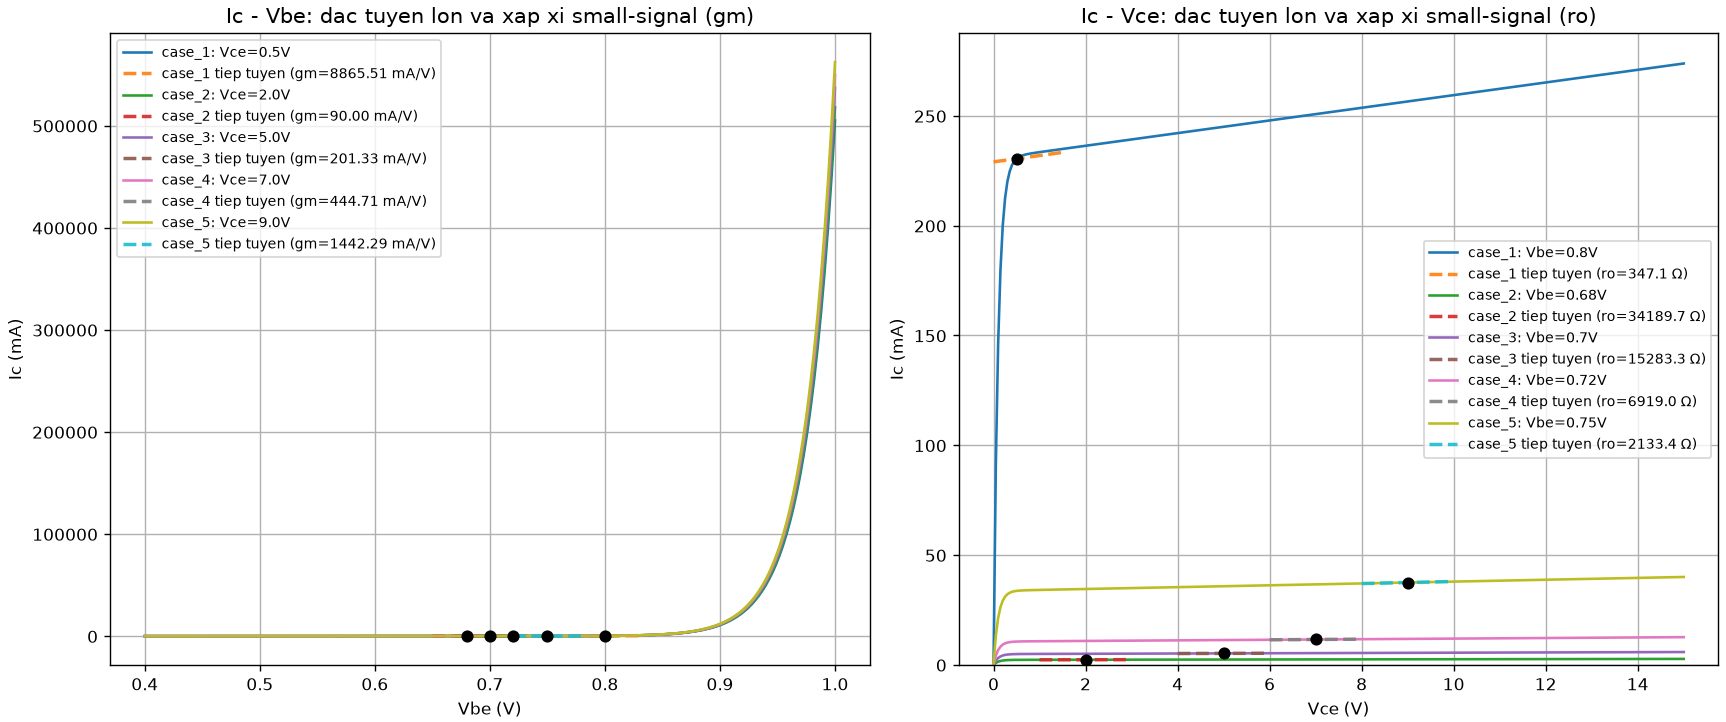

Here is the Python script that generated this plot:
import json
import os
import numpy as np
import matplotlib.pyplot as plt


def calculate_bjt_ic(v_be, v_ce, I_s=1e-14, V_T=0.026, V_A=100):
    v_be_clipped = np.clip(v_be, -np.inf, 1)
    v_ce_effect = 1 + (v_ce / V_A)


    saturation_factor = np.clip(1 - np.exp(-v_ce / 0.1), 0, 1) # nay de mo phong

    
    return I_s * (np.exp(v_be_clipped / V_T) - 1) * v_ce_effect * saturation_factor


def load_config(config_file):
    with open(config_file, 'r', encoding='utf-8') as f:
        return json.load(f).get('functions', {})


def small_signal_at_Q(v_be_q, v_ce_q, I_s, V_T, V_A):
    
    I_c_q = calculate_bjt_ic(v_be_q, v_ce_q, I_s, V_T, V_A)
    g_m = I_c_q / V_T
    g_o = I_c_q / V_A          # go = 1/ro


    return I_c_q, g_m, g_o


def compute_smallsignal_results(config_file):
    
    cfg = load_config(config_file)
    I_s, V_T, V_A = cfg.get('I_s', 1e-14), cfg.get('V_T', 0.026), cfg.get('V_A', 80)
    points = cfg.get('points', [{'name': 'Q1', 'v_be': 0.7, 'v_ce': 5}])

    results = []
    for pt in points:
        name, v_be_q, v_ce_q = pt.get('name', 'Q'), pt['v_be'], pt['v_ce']
        I_c_q, g_m, g_o = small_signal_at_Q(v_be_q, v_ce_q, I_s, V_T, V_A)
        results.append({
            'name': name, 'v_be': v_be_q, 'v_ce': v_ce_q,
            'I_c': float(I_c_q), 'g_m': float(g_m),
            'r_o': float(1 / g_o), 'g_o': float(g_o)
        })


    return results


def save_results_to_json(results, output_file):
    """Ghi ket qua small-signal (Ic, gm, ro) ra file JSON."""
    with open(output_file, 'w', encoding='utf-8') as f:
        json.dump({'results': results}, f, indent=2, ensure_ascii=False)
    print(f"Đã lưu kết quả vào file: {output_file}")


# ==========================================
# 2. PHẦN HIỂN THỊ
# ==========================================
def plot_smallsignal_tangents(config_file=None):
    config_file = config_file or os.path.join(os.path.dirname(os.path.abspath(__file__)), 'bjt.json')
    cfg = load_config(config_file)
    I_s, V_T, V_A = cfg.get('I_s', 1e-14), cfg.get('V_T', 0.026), cfg.get('V_A', 80)
    points = cfg.get('points', [{'name': 'Q1', 'v_be': 0.7, 'v_ce': 5}])

    v_be_range = np.linspace(0.4, 1, 200)
    v_ce_range = np.linspace(0, 15, 300)

    fig, (ax1, ax2) = plt.subplots(1, 2, figsize=(14, 6))

    for pt in points:
        name, v_be_q, v_ce_q = pt.get('name', 'Q'), pt['v_be'], pt['v_ce']
        I_c_q, g_m, g_o = small_signal_at_Q(v_be_q, v_ce_q, I_s, V_T, V_A)

        # --- Ic - Vbe: dac tuyen lon + tiep tuyen small-signal (slope = gm) ---
        i_c_vbe = calculate_bjt_ic(v_be_range, v_ce_q, I_s, V_T, V_A)
        ax1.plot(v_be_range, i_c_vbe * 1000, label=name + ': Vce=' + str(v_ce_q) + 'V')

        # Tiep tuyen CHI hop le trong mien tin hieu nho quanh Q (vd +-30mV)
        d_vbe = 0.03
        v_be_local = np.linspace(v_be_q - d_vbe, v_be_q + d_vbe, 20)
        tangent_vbe = (I_c_q + g_m * (v_be_local - v_be_q)) * 1000
        ax1.plot(v_be_local, tangent_vbe, '--', linewidth=2, alpha=0.9,
                  label=name + ' tiep tuyen (gm=' + f'{g_m*1e3:.2f}' + ' mA/V)')
        ax1.scatter([v_be_q], [I_c_q * 1000], color='black', zorder=5)

        # --- Ic - Vce: dac tuyen lon + tiep tuyen small-signal (slope = go = 1/ro) ---
        i_c_vce = calculate_bjt_ic(v_be_q, v_ce_range, I_s, V_T, V_A)
        ax2.plot(v_ce_range, i_c_vce * 1000, label=name + ': Vbe=' + str(v_be_q) + 'V')

        # Tiep tuyen CHI hop le trong mien tin hieu nho quanh Q (vd +-1V, ro tuyen tinh hon gm)
        d_vce = 1.0
        v_ce_local = np.linspace(max(v_ce_q - d_vce, 0), v_ce_q + d_vce, 20)
        tangent_vce = (I_c_q + g_o * (v_ce_local - v_ce_q)) * 1000
        ax2.plot(v_ce_local, tangent_vce, '--', linewidth=2, alpha=0.9,
                  label=name + ' tiep tuyen (ro=' + f'{1/g_o:.1f}' + ' Ω)')
        ax2.scatter([v_ce_q], [I_c_q * 1000], color='black', zorder=5)

    ax1.set_title('Ic - Vbe: dac tuyen lon va xap xi small-signal (gm)')
    ax1.set_xlabel('Vbe (V)'); ax1.set_ylabel('Ic (mA)')
    ax1.grid(True); ax1.legend(fontsize=8)

    ax2.set_title('Ic - Vce: dac tuyen lon va xap xi small-signal (ro)')
    ax2.set_xlabel('Vce (V)'); ax2.set_ylabel('Ic (mA)')
    ax2.set_ylim(bottom=0)
    ax2.grid(True); ax2.legend(fontsize=8)

    plt.tight_layout()
    plt.show()


# ==========================================
# 3. MAIN
# ==========================================
if __name__ == "__main__":
    script_dir = os.path.dirname(os.path.abspath(__file__))
    config_path = os.path.join(script_dir, 'bjt_input.json')
    plot_smallsignal_tangents(config_path)
    save_results_to_json(compute_smallsignal_results(config_path),
                          os.path.join(script_dir, 'bjt_output.json'))
